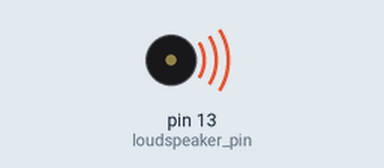
Bench run of a sketch on a simulated Arduino Uno, built with avr-gcc and run on an emulated ATmega328P. Shown: buzzer (waves = sounding).

Above: at 0.15 s.
At 6.3 s:
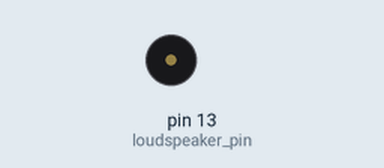
Timing chart, 0 to 7.4 s (numbered marks = the images above):
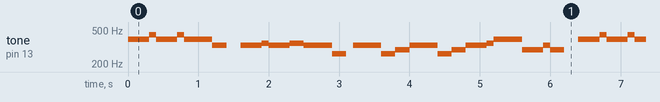

Measured:
- by itself, tone on pin 13 (loudspeaker_pin): plays 392 Hz for 0.30 s, 440 Hz for 0.10 s, 392 Hz for 0.30 s, 440 Hz for 0.10 s, 392 Hz for 0.40 s, 330 Hz for 0.20 s … (488 notes in this stretch)

The sketch:

Arduino_music.ino
```cpp
const int loudspeaker_pin = 13;
const int base_time = 16 * 50;


void setup() {
  // put your setup code here, to run once:
  pinMode(loudspeaker_pin, OUTPUT);

}

void loop() {
  // put your main code here, to run repeatedly:
tone(loudspeaker_pin, 392);
delay(base_time * 3 / 2 / 4);
tone(loudspeaker_pin, 440);
delay(base_time / 8);
tone(loudspeaker_pin, 392);
delay(base_time * 3 / 2 / 4);
tone(loudspeaker_pin, 440);
delay(base_time / 8);
tone(loudspeaker_pin, 392);
delay(base_time / 2);
tone(loudspeaker_pin, 330);
delay(base_time / 4);
noTone(loudspeaker_pin);
delay(base_time / 4);
tone(loudspeaker_pin, 330);
delay(base_time * 3 / 2 / 4);
tone(loudspeaker_pin, 349);
delay(base_time / 8);
tone(loudspeaker_pin, 330);
delay(base_time * 3 / 2 / 4);
tone(loudspeaker_pin, 349);
delay(base_time / 4);
tone(loudspeaker_pin, 330);
delay(base_time / 2);
tone(loudspeaker_pin, 262);
delay(base_time / 4);
noTone(loudspeaker_pin);
delay(base_time / 8);
tone(loudspeaker_pin, 330);
delay(base_time / 2);
tone(loudspeaker_pin, 262);
delay(base_time / 4);
tone(loudspeaker_pin, 294);
delay(base_time / 4);
tone(loudspeaker_pin, 330);
delay(base_time / 2);
tone(loudspeaker_pin, 262);
delay(base_time / 4);
tone(loudspeaker_pin, 294);
delay(base_time / 4);
tone(loudspeaker_pin, 330);
delay(base_time * 3 / 2 / 4);
tone(loudspeaker_pin, 349);
delay(base_time / 8);
tone(loudspeaker_pin, 392);
delay(base_time / 2);
tone(loudspeaker_pin, 294);
delay(base_time * 3 / 2 / 4);
tone(loudspeaker_pin, 330);
delay(base_time / 8);
tone(loudspeaker_pin, 294);
delay(base_time / 4);
noTone(loudspeaker_pin);
delay(base_time / 4);

}
```
